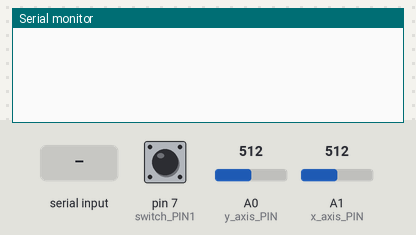
Bench run of a sketch on a simulated Arduino Uno, built with avr-gcc and run on an emulated ATmega328P. Parts: the last lines printed to the serial monitor. The inputs (shaded band) are chosen by the test bench; at power-on: pin 7 (switch_PIN1) LOW, A0 (y_axis_PIN) = 512, A1 (x_axis_PIN) = 512.

Above: at 1.7 s.
1.8 s: "90,45\n" received over Serial
At 3.0 s:
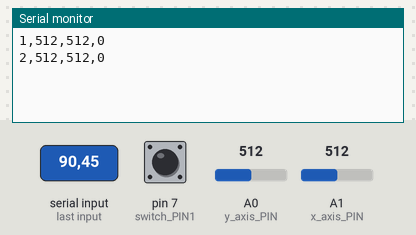
3.3 s: "30,150\n" received over Serial
At 4.4 s:
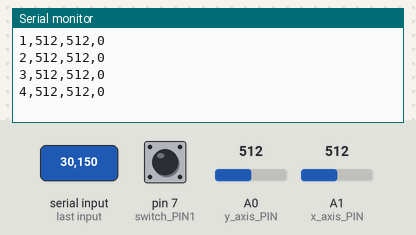
Timing chart, 0 to 6.3 s (numbered marks = the images above; inputs shaded):
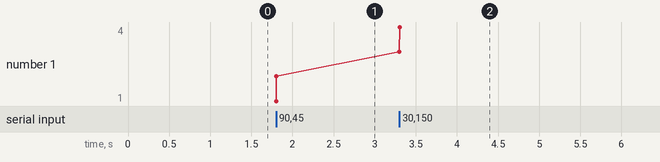

The sketch:

Game_Controller_driver.ino
```cpp
/* This game driver doing serial I/O with Game_project
 * Group 11 (Charlie Wang, Fredrick Song and Yizhou Luo)
 * Mar 6, 2023
 *
 * Example Sensor: Joystick
 *                         GND   connected to GND on Arduino
 *                         +5V   connected to +5V on Arduino
 *                         VRx   connected to  A0 on Arduino
 *                         VRy   connected to  A1 on Arduino
 *       Sensor: Button Switch
 *                               connected to Pin 7 on Arduino
 *
 */
const byte y_axis_PIN=A0;      // use A0 for joystick vertical-axis
const byte x_axis_PIN=A1;      // use A1 for joystick horizontal-axis
const byte switch_PIN1=7;     // use D7 for switch button
int i=1;                       // initialize Arduino counter variable to check for synchronization

void setup()  // The setup routine runs once when you press reset
{
  pinMode(x_axis_PIN,INPUT); // set joystick x-axis pin to be INPUT
  pinMode(y_axis_PIN,INPUT); // set joystick y-axis pin to be INPUT
  pinMode(switch_PIN1,INPUT); // set switch pin to be INPUT
  Serial.begin(115200);      // Initialize serial communication at 115200 bits per second
  delay(500);                // allow time for communication to be initialized
}

void loop() // The communication loop routine runs over and over again forever
{
  int x,y,s1; // x- and y-axis joystick values (0 to 1023, 511 middle position)
  int data_from_Matlab; // store counter from Matlab which can be used to check synchronization
  if(Serial.available()>2) // check if serial data has become available
  {
    x=analogRead(x_axis_PIN); // read A0 x-axis joystick value
    y=analogRead(y_axis_PIN); // read A1 y-axis joystick value
    s1=digitalRead(switch_PIN1); // read D7 Switch button value as 0 or 1.
    // read incoming string data from Matlab consisting of counter to check for synchronization
    data_from_Matlab=Serial.parseInt();// load first valid integer in incoming serial
    Serial.print(String(String(i)+","+String(x)+","+String(y)+","+String(s1))); // send to Matlab Arduino counter to check for  // ","+String(s2)
                                                                 // synchronization, and joystick data
    Serial.write(13);          // "Carriage Return"
    Serial.write(10);          // "Linefeed"
    Serial.flush();            // wait until serial string is finished sending to Matlab
    i++;                       // increment Arduino counter to check for synchronization
  }
}
```

Measured:
- after the input at 1.8 s, the serial monitor: prints a new line at once (image 1)
- after the input at 3.3 s, the serial monitor: prints a new line at once (image 2)
- plotted number 1: 2 → 4 after the input at 3.3 s
